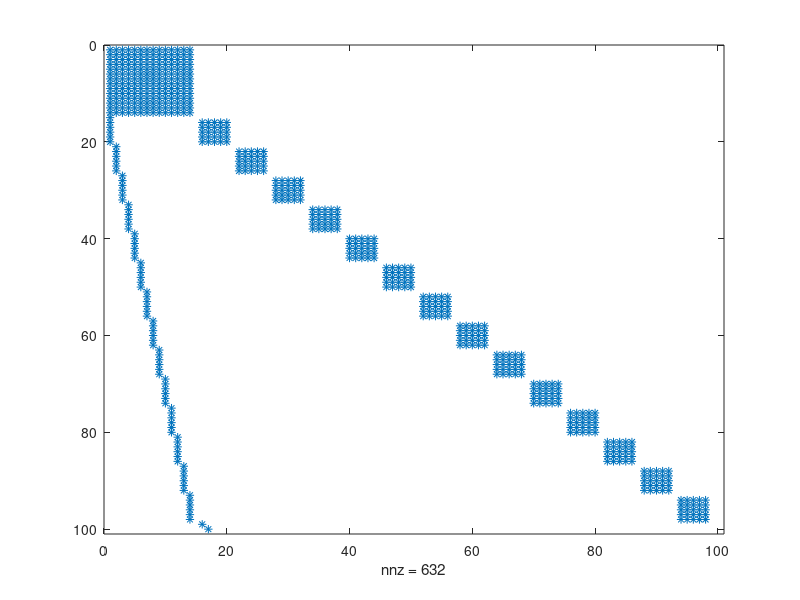

Write the MATLAB code that produced this figure. (Note: this script raises an error after producing the figure.)
load('webpages.mat', 'A','U') ;
spy(A)
%  normalize this matrix
%% PLACEHOLDER-Start

%Create the Adjacency matrix 
M=full(A);
% Tweak the graph to add weak links between all nodes. 
beta = 0.85;
n = size(M, 1);

A = beta * M + ((1 - beta) * (1 / n) * ones(n, n))
% Initialize the scores to 1 / the number of nodes.
r = ones(100, 1) * 1/100;

% Use the Power Iteration method to find the principal eigenvector.
iterNum = 1;

while (true)
    % Store the previous values of r.
    rp = r;
 
    % Calculate the next iteration of r.
    r = M * r;
 
    fprintf('Iteration %d, r =\n', iterNum);
    r
 
    % Break when r stops changing.
    if ~any(abs(rp - r) > 0.00001)
        break
    end
 
    iterNum = iterNum + 1;
end

% We can also verify that M*r gives back r...
fprintf('M * r =\n');
M * r

H = subgraph(G,find(r > 0.5*max(r(:))));
figure, plot(H,'NodeLabel',{},'Layout','force');
title('high-ranked Websites')
colorbar


% M = ...
% [  0.09091   0.00000   0.00000   0.50000   0.00000   0.00000   0.00000   0.00000   0.00000   0.00000   0.00000;
%    0.09091   0.00000   1.00000   0.50000   0.33333   0.50000   0.50000   0.50000   0.50000   0.00000   0.00000;
%    0.09091   1.00000   0.00000   0.00000   0.00000   0.00000   0.00000   0.00000   0.00000   0.00000   0.00000;
%    0.09091   0.00000   0.00000   0.00000   0.33333   0.00000   0.00000   0.00000   0.00000   0.00000   0.00000;
%    0.09091   0.00000   0.00000   0.00000   0.00000   0.50000   0.50000   0.50000   0.50000   1.00000   1.00000;
%    0.09091   0.00000   0.00000   0.00000   0.33333   0.00000   0.00000   0.00000   0.00000   0.00000   0.00000;
%    0.09091   0.00000   0.00000   0.00000   0.00000   0.00000   0.00000   0.00000   0.00000   0.00000   0.00000;
%    0.09091   0.00000   0.00000   0.00000   0.00000   0.00000   0.00000   0.00000   0.00000   0.00000   0.00000;
%    0.09091   0.00000   0.00000   0.00000   0.00000   0.00000   0.00000   0.00000   0.00000   0.00000   0.00000;
%    0.09091   0.00000   0.00000   0.00000   0.00000   0.00000   0.00000   0.00000   0.00000   0.00000   0.00000;
%    0.09091   0.00000   0.00000   0.00000   0.00000   0.00000   0.00000   0.00000   0.00000   0.00000   0.00000];
% 
% N = length(M);
% PR = (1/N)*ones(length(M),1);   %define PageRank vector for t = 0
% d = 0.85;                       %define damping rate
% iter = 1;
% delta_PR = Inf;                 %set initial error to infinity
% while delta_PR > 1e-6           %iterate until error is less than 1e-6
%     tic;
% 
%     prev_PR = PR;               %save previous PageRank vector (t-1)
%     PR = d*M*PR + ((1-d)/N)*ones(N,1);  %calculate new PageRank (t)
% 
%     delta_PR = norm(PR-prev_PR);%calculate new error
%     t(iter)=toc;
%     str=sprintf('for d=%g , iteration %d: time=%11.4g',delta_PR,iter,t(iter));
%     disp(str);
%     iter = iter + 1;
% end
% 
% powerRank = pinv((eye(length(M)) - d*M))*(((1-d)/N)*ones(length(M),1));